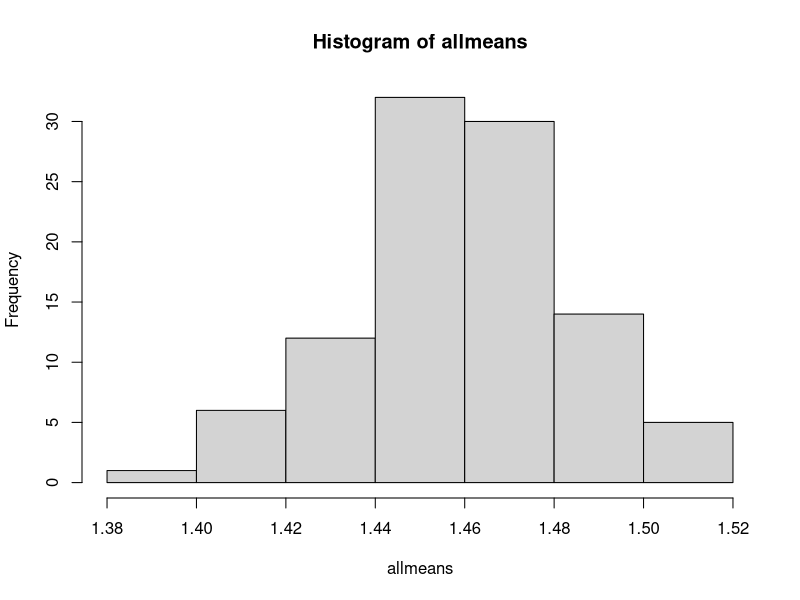
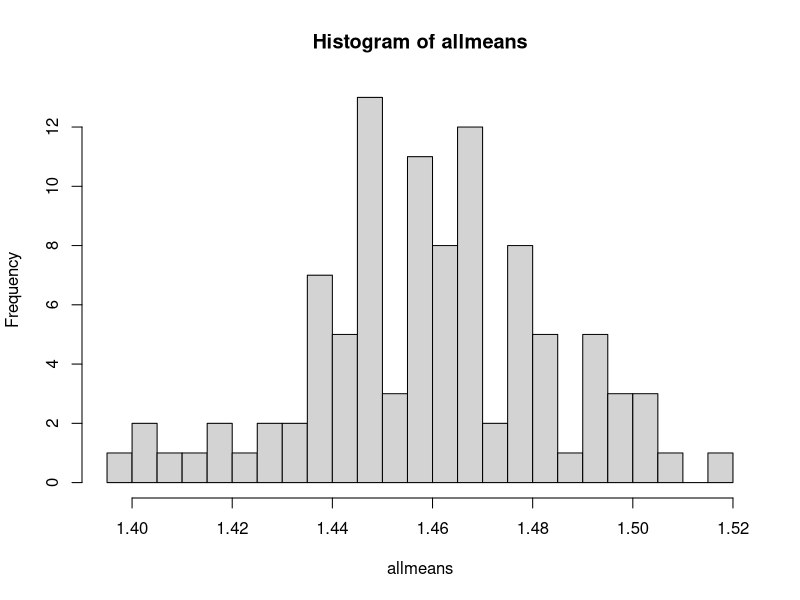
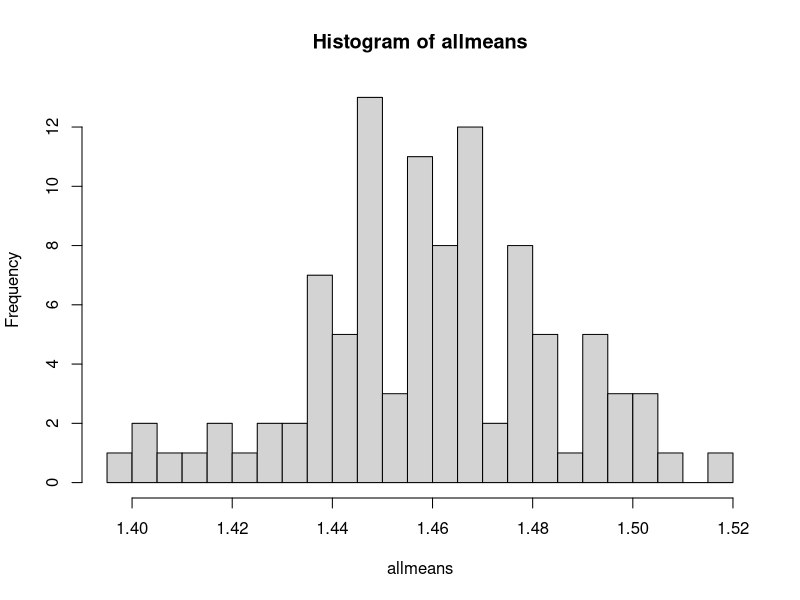
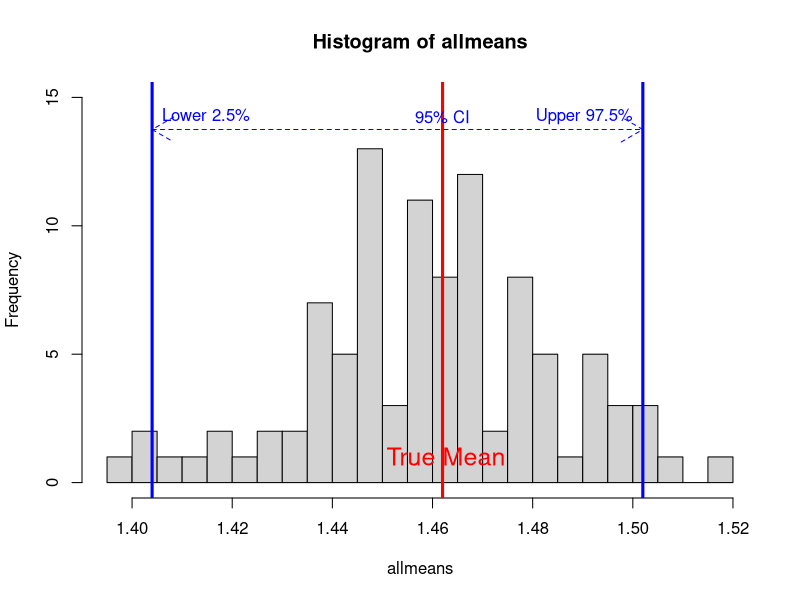
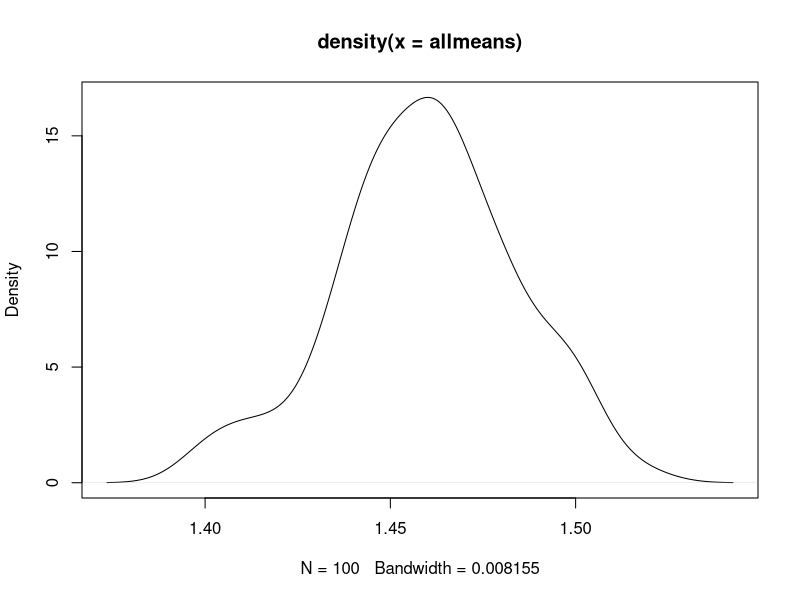
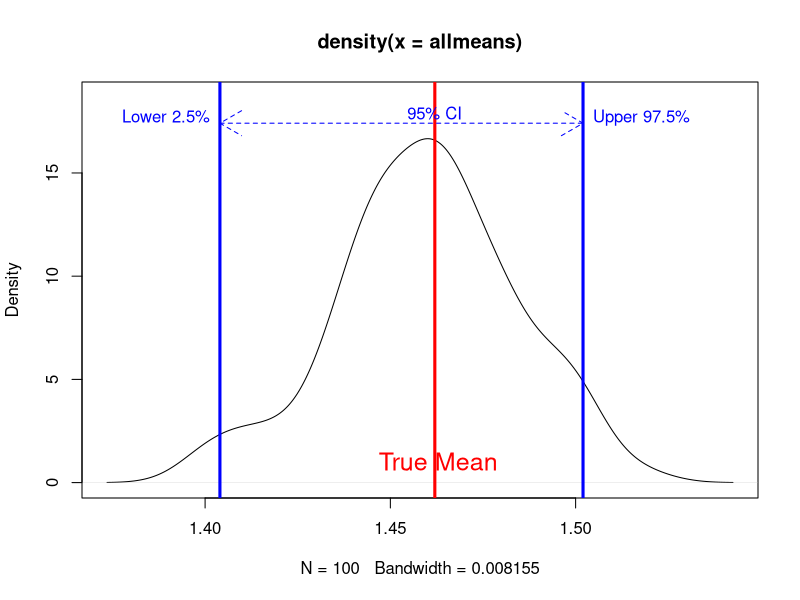

Here is the R script that generated these plots, in order:
## ---- chunk 1
petalL <- iris[iris$Species=="setosa","Petal.Length"]
## ---- chunk 2
sample( petalL, replace=T )
mean( sample( petalL, replace=T ) )
## ---- chunk 3
allmeans <- vector("list", 100)
## ---- chunk 4
for ( i in 1:100) {
	
	allmeans[i] <- mean( sample( petalL, replace=T ) ) 
}
head(allmeans)
## ---- chunk 5
allmeans <- vector()  # you may need to do vector(length=100)
for ( i in 1:100) {
	
	allmeans[i] <- mean( sample( petalL, replace=T ) ) 
}
head(allmeans)
## ---- chunk 6
x <- sample(petalL, replace=T)
mean(x)
## ---- chunk 7
head(lapply( rep(50,100), sample, x=petalL, replace=T))
samples <- lapply ( rep(50, 100), sample, x=petalL, replace=T)
## ---- chunk 8
mean(samples)
## ---- chunk 9
head(lapply (samples, mean))
## ---- chunk 10
allmeans <- lapply (samples, mean)
## ---- chunk 11
samples <- lapply ( rep(50, 100), sample, x=petalL, replace=T)
allmeans <- lapply(samples, mean)
head(allmeans)
## ---- chunk 12
head(lapply ( rep(50, 100), function(x) { mean(sample( petalL, replace=T))}))
## ---- chunk 13
sapply ( rep(50, 100), function(x) { mean(sample( petalL, replace=T))})
## ---- chunk 14
samples <- lapply ( rep(50, 100), sample, x=petalL, replace=T)
allmeans <- sapply(samples, mean)

hist(allmeans)
## ---- chunk 15
hist(allmeans, breaks=20)
## ---- chunk 16
ss <- sort(allmeans)
ss[3] ## lower 2.5% only 100, so round to 3
ss[97] ## upper 97.5%, round to 97
## ---- chunk 17
h <- hist(allmeans, breaks=20)
ymax <- max(h[["counts"]])
hist(allmeans, breaks=20, ylim=c(0, ymax+2))

abline( v=mean(petalL), col="red", lwd=3)
abline( v=ss[3], col="blue", lwd=3)
abline( v=ss[97], col="blue", lwd=3)

text(mean(petalL), 1, " True Mean", col="red", cex=1.5)
text(ss[3], ymax+1.25, "Lower 2.5%", pos=4, col="blue")
text(ss[97], ymax+1.25, "Upper 97.5%", pos=2, col="blue")
arrows(ss[3], ymax+.75, ss[97], ymax+.75, lty=2, code=3, col="blue")
text(mean(petalL), ymax+1.25, "95% CI", col="blue")
## ---- chunk 18
density(allmeans)
plot(density(allmeans))
## ---- chunk 19
d <- density(allmeans)
str(d)
## ---- chunk 20
d <- density(allmeans)
ymax <- max(d[["y"]])  ## use to size y-axis
## ---- chunk 21
plot(d, ylim=c(0, ymax+2))

abline( v=mean(petalL), col="red", lwd=3)
abline( v=ss[3], col="blue", lwd=3)
abline( v=ss[97], col="blue", lwd=3)

text(mean(petalL), 1, " True Mean", col="red", cex=1.5)
text(ss[3], ymax+1, "Lower 2.5%", pos=2, col="blue")
text(ss[97], ymax+1, "Upper 97.5%", pos=4, col="blue")
arrows(ss[3], ymax+.75, ss[97], ymax+.75, lty=2, code=3, col="blue")
text(mean(petalL), ymax+1.25, "95% CI", col="blue")

